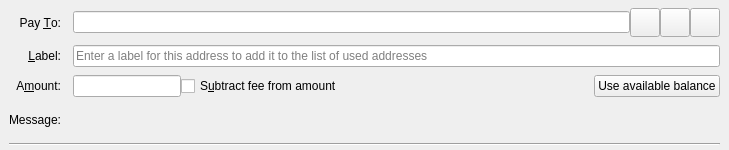
<?xml version="1.0" encoding="UTF-8"?>
<ui version="4.0">
 <class>SendCoinsEntry</class>
 <widget class="QStackedWidget" name="SendCoinsEntry">
  <property name="geometry">
   <rect>
    <x>0</x>
    <y>0</y>
    <width>729</width>
    <height>150</height>
   </rect>
  </property>
  <property name="focusPolicy">
   <enum>Qt::TabFocus</enum>
  </property>
  <property name="autoFillBackground">
   <bool>false</bool>
  </property>
  <widget class="QFrame" name="SendCoins">
   <property name="frameShape">
    <enum>QFrame::NoFrame</enum>
   </property>
   <layout class="QGridLayout" name="gridLayout">
    <property name="topMargin">
     <number>8</number>
    </property>
    <property name="bottomMargin">
     <number>4</number>
    </property>
    <property name="horizontalSpacing">
     <number>12</number>
    </property>
    <property name="verticalSpacing">
     <number>8</number>
    </property>
    <item row="0" column="0">
     <widget class="QLabel" name="payToLabel">
      <property name="text">
       <string>Pay &amp;To:</string>
      </property>
      <property name="alignment">
       <set>Qt::AlignRight|Qt::AlignTrailing|Qt::AlignVCenter</set>
      </property>
      <property name="buddy">
       <cstring>payTo</cstring>
      </property>
     </widget>
    </item>
    <item row="0" column="1">
     <layout class="QHBoxLayout" name="payToLayout">
      <property name="spacing">
       <number>0</number>
      </property>
      <item>
       <widget class="QValidatedLineEdit" name="payTo">
        <property name="toolTip">
         <string>The Melanin address to send the payment to</string>
        </property>
       </widget>
      </item>
      <item>
       <widget class="QToolButton" name="addressBookButton">
        <property name="toolTip">
         <string>Choose previously used address</string>
        </property>
        <property name="text">
         <string/>
        </property>
        <property name="icon">
         <iconset resource="../bitcoin.qrc">
          <normaloff>:/icons/address-book</normaloff>:/icons/address-book</iconset>
        </property>
        <property name="iconSize">
         <size>
          <width>22</width>
          <height>22</height>
         </size>
        </property>
        <property name="shortcut">
         <string>Alt+A</string>
        </property>
       </widget>
      </item>
      <item>
       <widget class="QToolButton" name="pasteButton">
        <property name="toolTip">
         <string>Paste address from clipboard</string>
        </property>
        <property name="text">
         <string/>
        </property>
        <property name="icon">
         <iconset resource="../bitcoin.qrc">
          <normaloff>:/icons/editpaste</normaloff>:/icons/editpaste</iconset>
        </property>
        <property name="iconSize">
         <size>
          <width>22</width>
          <height>22</height>
         </size>
        </property>
        <property name="shortcut">
         <string>Alt+P</string>
        </property>
       </widget>
      </item>
      <item>
       <widget class="QToolButton" name="deleteButton">
        <property name="toolTip">
         <string>Remove this entry</string>
        </property>
        <property name="text">
         <string/>
        </property>
        <property name="icon">
         <iconset resource="../bitcoin.qrc">
          <normaloff>:/icons/remove</normaloff>:/icons/remove</iconset>
        </property>
        <property name="iconSize">
         <size>
          <width>22</width>
          <height>22</height>
         </size>
        </property>
       </widget>
      </item>
     </layout>
    </item>
    <item row="1" column="0">
     <widget class="QLabel" name="labellLabel">
      <property name="text">
       <string>&amp;Label:</string>
      </property>
      <property name="alignment">
       <set>Qt::AlignRight|Qt::AlignTrailing|Qt::AlignVCenter</set>
      </property>
      <property name="buddy">
       <cstring>addAsLabel</cstring>
      </property>
     </widget>
    </item>
    <item row="1" column="1">
     <widget class="QLineEdit" name="addAsLabel">
      <property name="toolTip">
       <string>Enter a label for this address to add it to the list of used addresses</string>
      </property>
      <property name="placeholderText">
       <string>Enter a label for this address to add it to the list of used addresses</string>
      </property>
     </widget>
    </item>
    <item row="2" column="0">
     <widget class="QLabel" name="amountLabel">
      <property name="text">
       <string>A&amp;mount:</string>
      </property>
      <property name="alignment">
       <set>Qt::AlignRight|Qt::AlignTrailing|Qt::AlignVCenter</set>
      </property>
      <property name="buddy">
       <cstring>payAmount</cstring>
      </property>
     </widget>
    </item>
    <item row="2" column="1">
     <layout class="QHBoxLayout" name="horizontalLayoutAmount" stretch="0,1,0">
      <item>
       <widget class="BitcoinAmountField" name="payAmount">
         <property name="toolTip">
          <string>The amount to send in the selected unit</string>
         </property>
       </widget>
      </item>
      <item>
       <widget class="QCheckBox" name="checkboxSubtractFeeFromAmount">
        <property name="toolTip">
         <string>The fee will be deducted from the amount being sent. The recipient will receive less melanins than you enter in the amount field. If multiple recipients are selected, the fee is split equally.</string>
        </property>
        <property name="text">
         <string>S&amp;ubtract fee from amount</string>
        </property>
       </widget>
      </item>
      <item>
       <widget class="QPushButton" name="useAvailableBalanceButton">
        <property name="text">
         <string>Use available balance</string>
        </property>
       </widget>
      </item>
     </layout>
    </item>
    <item row="3" column="0">
     <widget class="QLabel" name="messageLabel">
      <property name="text">
       <string>Message:</string>
      </property>
      <property name="alignment">
       <set>Qt::AlignRight|Qt::AlignTrailing|Qt::AlignVCenter</set>
      </property>
     </widget>
    </item>
    <item row="3" column="1">
     <widget class="QLabel" name="messageTextLabel">
      <property name="toolTip">
       <string>A message that was attached to the melanin: URI which will be stored with the transaction for your reference. Note: This message will not be sent over the Melanin network.</string>
      </property>
      <property name="textFormat">
       <enum>Qt::PlainText</enum>
      </property>
     </widget>
    </item>
    <item row="4" column="0" colspan="2">
     <widget class="Line" name="line">
      <property name="orientation">
       <enum>Qt::Horizontal</enum>
      </property>
     </widget>
    </item>
   </layout>
  </widget>
  <widget class="QFrame" name="SendCoins_UnauthenticatedPaymentRequest">
   <property name="palette">
    <palette>
     <active>
      <colorrole role="WindowText">
       <brush brushstyle="SolidPattern">
        <color alpha="255">
         <red>0</red>
         <green>0</green>
         <blue>0</blue>
        </color>
       </brush>
      </colorrole>
      <colorrole role="Button">
       <brush brushstyle="SolidPattern">
        <color alpha="255">
         <red>255</red>
         <green>255</green>
         <blue>127</blue>
        </color>
       </brush>
      </colorrole>
      <colorrole role="Light">
       <brush brushstyle="SolidPattern">
        <color alpha="255">
         <red>255</red>
         <green>255</green>
         <blue>255</blue>
        </color>
       </brush>
      </colorrole>
      <colorrole role="Midlight">
       <brush brushstyle="SolidPattern">
        <color alpha="255">
         <red>255</red>
         <green>255</green>
         <blue>191</blue>
        </color>
       </brush>
      </colorrole>
      <colorrole role="Dark">
       <brush brushstyle="SolidPattern">
        <color alpha="255">
         <red>127</red>
         <green>127</green>
         <blue>63</blue>
        </color>
       </brush>
      </colorrole>
      <colorrole role="Mid">
       <brush brushstyle="SolidPattern">
        <color alpha="255">
         <red>170</red>
         <green>170</green>
         <blue>84</blue>
        </color>
       </brush>
      </colorrole>
      <colorrole role="Text">
       <brush brushstyle="SolidPattern">
        <color alpha="255">
         <red>0</red>
         <green>0</green>
         <blue>0</blue>
        </color>
       </brush>
      </colorrole>
      <colorrole role="BrightText">
       <brush brushstyle="SolidPattern">
        <color alpha="255">
         <red>255</red>
         <green>255</green>
         <blue>255</blue>
        </color>
       </brush>
      </colorrole>
      <colorrole role="ButtonText">
       <brush brushstyle="SolidPattern">
        <color alpha="255">
         <red>0</red>
         <green>0</green>
         <blue>0</blue>
        </color>
       </brush>
      </colorrole>
      <colorrole role="Base">
       <brush brushstyle="SolidPattern">
        <color alpha="255">
         <red>255</red>
         <green>255</green>
         <blue>255</blue>
        </color>
       </brush>
      </colorrole>
      <colorrole role="Window">
       <brush brushstyle="SolidPattern">
        <color alpha="255">
         <red>255</red>
         <green>255</green>
         <blue>127</blue>
        </color>
       </brush>
      </colorrole>
      <colorrole role="Shadow">
       <brush brushstyle="SolidPattern">
        <color alpha="255">
         <red>0</red>
         <green>0</green>
         <blue>0</blue>
        </color>
       </brush>
      </colorrole>
      <colorrole role="AlternateBase">
       <brush brushstyle="SolidPattern">
        <color alpha="255">
         <red>255</red>
         <green>255</green>
         <blue>191</blue>
        </color>
       </brush>
      </colorrole>
      <colorrole role="ToolTipBase">
       <brush brushstyle="SolidPattern">
        <color alpha="255">
         <red>255</red>
         <green>255</green>
         <blue>220</blue>
        </color>
       </brush>
      </colorrole>
      <colorrole role="ToolTipText">
       <brush brushstyle="SolidPattern">
        <color alpha="255">
         <red>0</red>
         <green>0</green>
         <blue>0</blue>
        </color>
       </brush>
      </colorrole>
     </active>
     <inactive>
      <colorrole role="WindowText">
       <brush brushstyle="SolidPattern">
        <color alpha="255">
         <red>0</red>
         <green>0</green>
         <blue>0</blue>
        </color>
       </brush>
      </colorrole>
      <colorrole role="Button">
       <brush brushstyle="SolidPattern">
        <color alpha="255">
         <red>255</red>
         <green>255</green>
         <blue>127</blue>
        </color>
       </brush>
      </colorrole>
      <colorrole role="Light">
       <brush brushstyle="SolidPattern">
        <color alpha="255">
         <red>255</red>
         <green>255</green>
         <blue>255</blue>
        </color>
       </brush>
      </colorrole>
      <colorrole role="Midlight">
       <brush brushstyle="SolidPattern">
        <color alpha="255">
         <red>255</red>
         <green>255</green>
         <blue>191</blue>
        </color>
       </brush>
      </colorrole>
      <colorrole role="Dark">
       <brush brushstyle="SolidPattern">
        <color alpha="255">
         <red>127</red>
         <green>127</green>
         <blue>63</blue>
        </color>
       </brush>
      </colorrole>
      <colorrole role="Mid">
       <brush brushstyle="SolidPattern">
        <color alpha="255">
         <red>170</red>
         <green>170</green>
         <blue>84</blue>
        </color>
       </brush>
      </colorrole>
      <colorrole role="Text">
       <brush brushstyle="SolidPattern">
        <color alpha="255">
         <red>0</red>
         <green>0</green>
         <blue>0</blue>
        </color>
       </brush>
      </colorrole>
      <colorrole role="BrightText">
       <brush brushstyle="SolidPattern">
        <color alpha="255">
         <red>255</red>
         <green>255</green>
         <blue>255</blue>
        </color>
       </brush>
      </colorrole>
      <colorrole role="ButtonText">
       <brush brushstyle="SolidPattern">
        <color alpha="255">
         <red>0</red>
         <green>0</green>
         <blue>0</blue>
        </color>
       </brush>
      </colorrole>
      <colorrole role="Base">
       <brush brushstyle="SolidPattern">
        <color alpha="255">
         <red>255</red>
         <green>255</green>
         <blue>255</blue>
        </color>
       </brush>
      </colorrole>
      <colorrole role="Window">
       <brush brushstyle="SolidPattern">
        <color alpha="255">
         <red>255</red>
         <green>255</green>
         <blue>127</blue>
        </color>
       </brush>
      </colorrole>
      <colorrole role="Shadow">
       <brush brushstyle="SolidPattern">
        <color alpha="255">
         <red>0</red>
         <green>0</green>
         <blue>0</blue>
        </color>
       </brush>
      </colorrole>
      <colorrole role="AlternateBase">
       <brush brushstyle="SolidPattern">
        <color alpha="255">
         <red>255</red>
         <green>255</green>
         <blue>191</blue>
        </color>
       </brush>
      </colorrole>
      <colorrole role="ToolTipBase">
       <brush brushstyle="SolidPattern">
        <color alpha="255">
         <red>255</red>
         <green>255</green>
         <blue>220</blue>
        </color>
       </brush>
      </colorrole>
      <colorrole role="ToolTipText">
       <brush brushstyle="SolidPattern">
        <color alpha="255">
         <red>0</red>
         <green>0</green>
         <blue>0</blue>
        </color>
       </brush>
      </colorrole>
     </inactive>
     <disabled>
      <colorrole role="WindowText">
       <brush brushstyle="SolidPattern">
        <color alpha="255">
         <red>127</red>
         <green>127</green>
         <blue>63</blue>
        </color>
       </brush>
      </colorrole>
      <colorrole role="Button">
       <brush brushstyle="SolidPattern">
        <color alpha="255">
         <red>255</red>
         <green>255</green>
         <blue>127</blue>
        </color>
       </brush>
      </colorrole>
      <colorrole role="Light">
       <brush brushstyle="SolidPattern">
        <color alpha="255">
         <red>255</red>
         <green>255</green>
         <blue>255</blue>
        </color>
       </brush>
      </colorrole>
      <colorrole role="Midlight">
       <brush brushstyle="SolidPattern">
        <color alpha="255">
         <red>255</red>
         <green>255</green>
         <blue>191</blue>
        </color>
       </brush>
      </colorrole>
      <colorrole role="Dark">
       <brush brushstyle="SolidPattern">
        <color alpha="255">
         <red>127</red>
         <green>127</green>
         <blue>63</blue>
        </color>
       </brush>
      </colorrole>
      <colorrole role="Mid">
       <brush brushstyle="SolidPattern">
        <color alpha="255">
         <red>170</red>
         <green>170</green>
         <blue>84</blue>
        </color>
       </brush>
      </colorrole>
      <colorrole role="Text">
       <brush brushstyle="SolidPattern">
        <color alpha="255">
         <red>127</red>
         <green>127</green>
         <blue>63</blue>
        </color>
       </brush>
      </colorrole>
      <colorrole role="BrightText">
       <brush brushstyle="SolidPattern">
        <color alpha="255">
         <red>255</red>
         <green>255</green>
         <blue>255</blue>
        </color>
       </brush>
      </colorrole>
      <colorrole role="ButtonText">
       <brush brushstyle="SolidPattern">
        <color alpha="255">
         <red>127</red>
         <green>127</green>
         <blue>63</blue>
        </color>
       </brush>
      </colorrole>
      <colorrole role="Base">
       <brush brushstyle="SolidPattern">
        <color alpha="255">
         <red>255</red>
         <green>255</green>
         <blue>127</blue>
        </color>
       </brush>
      </colorrole>
      <colorrole role="Window">
       <brush brushstyle="SolidPattern">
        <color alpha="255">
         <red>255</red>
         <green>255</green>
         <blue>127</blue>
        </color>
       </brush>
      </colorrole>
      <colorrole role="Shadow">
       <brush brushstyle="SolidPattern">
        <color alpha="255">
         <red>0</red>
         <green>0</green>
         <blue>0</blue>
        </color>
       </brush>
      </colorrole>
      <colorrole role="AlternateBase">
       <brush brushstyle="SolidPattern">
        <color alpha="255">
         <red>255</red>
         <green>255</green>
         <blue>127</blue>
        </color>
       </brush>
      </colorrole>
      <colorrole role="ToolTipBase">
       <brush brushstyle="SolidPattern">
        <color alpha="255">
         <red>255</red>
         <green>255</green>
         <blue>220</blue>
        </color>
       </brush>
      </colorrole>
      <colorrole role="ToolTipText">
       <brush brushstyle="SolidPattern">
        <color alpha="255">
         <red>0</red>
         <green>0</green>
         <blue>0</blue>
        </color>
       </brush>
      </colorrole>
     </disabled>
    </palette>
   </property>
   <property name="toolTip">
    <string>This is an unauthenticated payment request.</string>
   </property>
   <property name="autoFillBackground">
    <bool>true</bool>
   </property>
   <property name="frameShape">
    <enum>QFrame::NoFrame</enum>
   </property>
   <layout class="QGridLayout" name="gridLayout_is">
    <property name="spacing">
     <number>12</number>
    </property>
    <item row="0" column="0">
     <widget class="QLabel" name="payToLabel_is">
      <property name="text">
       <string>Pay To:</string>
      </property>
      <property name="alignment">
       <set>Qt::AlignRight|Qt::AlignTrailing|Qt::AlignVCenter</set>
      </property>
     </widget>
    </item>
    <item row="0" column="1">
     <layout class="QHBoxLayout" name="payToLayout_is">
      <property name="spacing">
       <number>0</number>
      </property>
      <item>
       <widget class="QLabel" name="payTo_is"/>
      </item>
      <item>
       <widget class="QToolButton" name="deleteButton_is">
        <property name="toolTip">
         <string>Remove this entry</string>
        </property>
        <property name="text">
         <string/>
        </property>
        <property name="icon">
         <iconset resource="../bitcoin.qrc">
          <normaloff>:/icons/remove</normaloff>:/icons/remove</iconset>
        </property>
       </widget>
      </item>
     </layout>
    </item>
    <item row="1" column="0">
     <widget class="QLabel" name="memoLabel_is">
      <property name="text">
       <string>Memo:</string>
      </property>
      <property name="alignment">
       <set>Qt::AlignRight|Qt::AlignTrailing|Qt::AlignVCenter</set>
      </property>
     </widget>
    </item>
    <item row="1" column="1">
     <widget class="QLabel" name="memoTextLabel_is">
      <property name="textFormat">
       <enum>Qt::PlainText</enum>
      </property>
     </widget>
    </item>
    <item row="2" column="0">
     <widget class="QLabel" name="amountLabel_is">
      <property name="text">
       <string>A&amp;mount:</string>
      </property>
      <property name="alignment">
       <set>Qt::AlignRight|Qt::AlignTrailing|Qt::AlignVCenter</set>
      </property>
      <property name="buddy">
       <cstring>payAmount_is</cstring>
      </property>
     </widget>
    </item>
    <item row="2" column="1">
     <widget class="BitcoinAmountField" name="payAmount_is">
      <property name="acceptDrops">
       <bool>false</bool>
      </property>
     </widget>
    </item>
   </layout>
  </widget>
  <widget class="QFrame" name="SendCoins_AuthenticatedPaymentRequest">
   <property name="palette">
    <palette>
     <active>
      <colorrole role="WindowText">
       <brush brushstyle="SolidPattern">
        <color alpha="255">
         <red>0</red>
         <green>0</green>
         <blue>0</blue>
        </color>
       </brush>
      </colorrole>
      <colorrole role="Button">
       <brush brushstyle="SolidPattern">
        <color alpha="255">
         <red>140</red>
         <green>232</green>
         <blue>119</blue>
        </color>
       </brush>
      </colorrole>
      <colorrole role="Light">
       <brush brushstyle="SolidPattern">
        <color alpha="255">
         <red>230</red>
         <green>255</green>
         <blue>224</blue>
        </color>
       </brush>
      </colorrole>
      <colorrole role="Midlight">
       <brush brushstyle="SolidPattern">
        <color alpha="255">
         <red>185</red>
         <green>243</green>
         <blue>171</blue>
        </color>
       </brush>
      </colorrole>
      <colorrole role="Dark">
       <brush brushstyle="SolidPattern">
        <color alpha="255">
         <red>70</red>
         <green>116</green>
         <blue>59</blue>
        </color>
       </brush>
      </colorrole>
      <colorrole role="Mid">
       <brush brushstyle="SolidPattern">
        <color alpha="255">
         <red>93</red>
         <green>155</green>
         <blue>79</blue>
        </color>
       </brush>
      </colorrole>
      <colorrole role="Text">
       <brush brushstyle="SolidPattern">
        <color alpha="255">
         <red>0</red>
         <green>0</green>
         <blue>0</blue>
        </color>
       </brush>
      </colorrole>
      <colorrole role="BrightText">
       <brush brushstyle="SolidPattern">
        <color alpha="255">
         <red>155</red>
         <green>255</green>
         <blue>147</blue>
        </color>
       </brush>
      </colorrole>
      <colorrole role="ButtonText">
       <brush brushstyle="SolidPattern">
        <color alpha="255">
         <red>0</red>
         <green>0</green>
         <blue>0</blue>
        </color>
       </brush>
      </colorrole>
      <colorrole role="Base">
       <brush brushstyle="SolidPattern">
        <color alpha="255">
         <red>119</red>
         <green>255</green>
         <blue>233</blue>
        </color>
       </brush>
      </colorrole>
      <colorrole role="Window">
       <brush brushstyle="SolidPattern">
        <color alpha="255">
         <red>140</red>
         <green>232</green>
         <blue>119</blue>
        </color>
       </brush>
      </colorrole>
      <colorrole role="Shadow">
       <brush brushstyle="SolidPattern">
        <color alpha="255">
         <red>0</red>
         <green>0</green>
         <blue>0</blue>
        </color>
       </brush>
      </colorrole>
      <colorrole role="AlternateBase">
       <brush brushstyle="SolidPattern">
        <color alpha="255">
         <red>197</red>
         <green>243</green>
         <blue>187</blue>
        </color>
       </brush>
      </colorrole>
      <colorrole role="NoRole">
       <brush brushstyle="SolidPattern">
        <color alpha="255">
         <red>125</red>
         <green>194</green>
         <blue>122</blue>
        </color>
       </brush>
      </colorrole>
      <colorrole role="ToolTipBase">
       <brush brushstyle="SolidPattern">
        <color alpha="255">
         <red>255</red>
         <green>255</green>
         <blue>220</blue>
        </color>
       </brush>
      </colorrole>
      <colorrole role="ToolTipText">
       <brush brushstyle="SolidPattern">
        <color alpha="255">
         <red>0</red>
         <green>0</green>
         <blue>0</blue>
        </color>
       </brush>
      </colorrole>
     </active>
     <inactive>
      <colorrole role="WindowText">
       <brush brushstyle="SolidPattern">
        <color alpha="255">
         <red>0</red>
         <green>0</green>
         <blue>0</blue>
        </color>
       </brush>
      </colorrole>
      <colorrole role="Button">
       <brush brushstyle="SolidPattern">
        <color alpha="255">
         <red>140</red>
         <green>232</green>
         <blue>119</blue>
        </color>
       </brush>
      </colorrole>
      <colorrole role="Light">
       <brush brushstyle="SolidPattern">
        <color alpha="255">
         <red>230</red>
         <green>255</green>
         <blue>224</blue>
        </color>
       </brush>
      </colorrole>
      <colorrole role="Midlight">
       <brush brushstyle="SolidPattern">
        <color alpha="255">
         <red>185</red>
         <green>243</green>
         <blue>171</blue>
        </color>
       </brush>
      </colorrole>
      <colorrole role="Dark">
       <brush brushstyle="SolidPattern">
        <color alpha="255">
         <red>70</red>
         <green>116</green>
         <blue>59</blue>
        </color>
       </brush>
      </colorrole>
      <colorrole role="Mid">
       <brush brushstyle="SolidPattern">
        <color alpha="255">
         <red>93</red>
         <green>155</green>
         <blue>79</blue>
        </color>
       </brush>
      </colorrole>
      <colorrole role="Text">
       <brush brushstyle="SolidPattern">
        <color alpha="255">
         <red>0</red>
         <green>0</green>
         <blue>0</blue>
        </color>
       </brush>
      </colorrole>
      <colorrole role="BrightText">
       <brush brushstyle="SolidPattern">
        <color alpha="255">
         <red>155</red>
         <green>255</green>
         <blue>147</blue>
        </color>
       </brush>
      </colorrole>
      <colorrole role="ButtonText">
       <brush brushstyle="SolidPattern">
        <color alpha="255">
         <red>0</red>
         <green>0</green>
         <blue>0</blue>
        </color>
       </brush>
      </colorrole>
      <colorrole role="Base">
       <brush brushstyle="SolidPattern">
        <color alpha="255">
         <red>119</red>
         <green>255</green>
         <blue>233</blue>
        </color>
       </brush>
      </colorrole>
      <colorrole role="Window">
       <brush brushstyle="SolidPattern">
        <color alpha="255">
         <red>140</red>
         <green>232</green>
         <blue>119</blue>
        </color>
       </brush>
      </colorrole>
      <colorrole role="Shadow">
       <brush brushstyle="SolidPattern">
        <color alpha="255">
         <red>0</red>
         <green>0</green>
         <blue>0</blue>
        </color>
       </brush>
      </colorrole>
      <colorrole role="AlternateBase">
       <brush brushstyle="SolidPattern">
        <color alpha="255">
         <red>197</red>
         <green>243</green>
         <blue>187</blue>
        </color>
       </brush>
      </colorrole>
      <colorrole role="NoRole">
       <brush brushstyle="SolidPattern">
        <color alpha="255">
         <red>125</red>
         <green>194</green>
         <blue>122</blue>
        </color>
       </brush>
      </colorrole>
      <colorrole role="ToolTipBase">
       <brush brushstyle="SolidPattern">
        <color alpha="255">
         <red>255</red>
         <green>255</green>
         <blue>220</blue>
        </color>
       </brush>
      </colorrole>
      <colorrole role="ToolTipText">
       <brush brushstyle="SolidPattern">
        <color alpha="255">
         <red>0</red>
         <green>0</green>
         <blue>0</blue>
        </color>
       </brush>
      </colorrole>
     </inactive>
     <disabled>
      <colorrole role="WindowText">
       <brush brushstyle="SolidPattern">
        <color alpha="255">
         <red>70</red>
         <green>116</green>
         <blue>59</blue>
        </color>
       </brush>
      </colorrole>
      <colorrole role="Button">
       <brush brushstyle="SolidPattern">
        <color alpha="255">
         <red>140</red>
         <green>232</green>
         <blue>119</blue>
        </color>
       </brush>
      </colorrole>
      <colorrole role="Light">
       <brush brushstyle="SolidPattern">
        <color alpha="255">
         <red>230</red>
         <green>255</green>
         <blue>224</blue>
        </color>
       </brush>
      </colorrole>
      <colorrole role="Midlight">
       <brush brushstyle="SolidPattern">
        <color alpha="255">
         <red>185</red>
         <green>243</green>
         <blue>171</blue>
        </color>
       </brush>
      </colorrole>
      <colorrole role="Dark">
       <brush brushstyle="SolidPattern">
        <color alpha="255">
         <red>70</red>
         <green>116</green>
         <blue>59</blue>
        </color>
       </brush>
      </colorrole>
      <colorrole role="Mid">
       <brush brushstyle="SolidPattern">
        <color alpha="255">
         <red>93</red>
         <green>155</green>
         <blue>79</blue>
        </color>
       </brush>
      </colorrole>
      <colorrole role="Text">
       <brush brushstyle="SolidPattern">
        <color alpha="255">
         <red>70</red>
         <green>116</green>
         <blue>59</blue>
        </color>
       </brush>
      </colorrole>
      <colorrole role="BrightText">
       <brush brushstyle="SolidPattern">
        <color alpha="255">
         <red>155</red>
         <green>255</green>
         <blue>147</blue>
        </color>
       </brush>
      </colorrole>
      <colorrole role="ButtonText">
       <brush brushstyle="SolidPattern">
        <color alpha="255">
         <red>70</red>
         <green>116</green>
         <blue>59</blue>
        </color>
       </brush>
      </colorrole>
      <colorrole role="Base">
       <brush brushstyle="SolidPattern">
        <color alpha="255">
         <red>140</red>
         <green>232</green>
         <blue>119</blue>
        </color>
       </brush>
      </colorrole>
      <colorrole role="Window">
       <brush brushstyle="SolidPattern">
        <color alpha="255">
         <red>140</red>
         <green>232</green>
         <blue>119</blue>
        </color>
       </brush>
      </colorrole>
      <colorrole role="Shadow">
       <brush brushstyle="SolidPattern">
        <color alpha="255">
         <red>0</red>
         <green>0</green>
         <blue>0</blue>
        </color>
       </brush>
      </colorrole>
      <colorrole role="AlternateBase">
       <brush brushstyle="SolidPattern">
        <color alpha="255">
         <red>140</red>
         <green>232</green>
         <blue>119</blue>
        </color>
       </brush>
      </colorrole>
      <colorrole role="NoRole">
       <brush brushstyle="SolidPattern">
        <color alpha="255">
         <red>125</red>
         <green>194</green>
         <blue>122</blue>
        </color>
       </brush>
      </colorrole>
      <colorrole role="ToolTipBase">
       <brush brushstyle="SolidPattern">
        <color alpha="255">
         <red>255</red>
         <green>255</green>
         <blue>220</blue>
        </color>
       </brush>
      </colorrole>
      <colorrole role="ToolTipText">
       <brush brushstyle="SolidPattern">
        <color alpha="255">
         <red>0</red>
         <green>0</green>
         <blue>0</blue>
        </color>
       </brush>
      </colorrole>
     </disabled>
    </palette>
   </property>
   <property name="toolTip">
    <string>This is an authenticated payment request.</string>
   </property>
   <property name="autoFillBackground">
    <bool>true</bool>
   </property>
   <property name="frameShape">
    <enum>QFrame::NoFrame</enum>
   </property>
   <layout class="QGridLayout" name="gridLayout_s">
    <property name="spacing">
     <number>12</number>
    </property>
    <item row="0" column="0">
     <widget class="QLabel" name="payToLabel_s">
      <property name="text">
       <string>Pay To:</string>
      </property>
      <property name="alignment">
       <set>Qt::AlignRight|Qt::AlignTrailing|Qt::AlignVCenter</set>
      </property>
     </widget>
    </item>
    <item row="0" column="1">
     <layout class="QHBoxLayout" name="payToLayout_s">
      <property name="spacing">
       <number>0</number>
      </property>
      <item>
       <widget class="QLabel" name="payTo_s">
        <property name="textFormat">
         <enum>Qt::PlainText</enum>
        </property>
       </widget>
      </item>
      <item>
       <widget class="QToolButton" name="deleteButton_s">
        <property name="toolTip">
         <string>Remove this entry</string>
        </property>
        <property name="text">
         <string/>
        </property>
        <property name="icon">
         <iconset resource="../bitcoin.qrc">
          <normaloff>:/icons/remove</normaloff>:/icons/remove</iconset>
        </property>
       </widget>
      </item>
     </layout>
    </item>
    <item row="1" column="0">
     <widget class="QLabel" name="memoLabel_s">
      <property name="text">
       <string>Memo:</string>
      </property>
      <property name="alignment">
       <set>Qt::AlignRight|Qt::AlignTrailing|Qt::AlignVCenter</set>
      </property>
     </widget>
    </item>
    <item row="1" column="1">
     <widget class="QLabel" name="memoTextLabel_s">
      <property name="textFormat">
       <enum>Qt::PlainText</enum>
      </property>
     </widget>
    </item>
    <item row="2" column="0">
     <widget class="QLabel" name="amountLabel_s">
      <property name="text">
       <string>A&amp;mount:</string>
      </property>
      <property name="alignment">
       <set>Qt::AlignRight|Qt::AlignTrailing|Qt::AlignVCenter</set>
      </property>
      <property name="buddy">
       <cstring>payAmount_s</cstring>
      </property>
     </widget>
    </item>
    <item row="2" column="1">
     <widget class="BitcoinAmountField" name="payAmount_s">
      <property name="acceptDrops">
       <bool>false</bool>
      </property>
     </widget>
    </item>
   </layout>
  </widget>
 </widget>
 <customwidgets>
  <customwidget>
   <class>QValidatedLineEdit</class>
   <extends>QLineEdit</extends>
   <header>qt/qvalidatedlineedit.h</header>
  </customwidget>
  <customwidget>
   <class>BitcoinAmountField</class>
   <extends>QLineEdit</extends>
   <header>qt/bitcoinamountfield.h</header>
  </customwidget>
 </customwidgets>
 <tabstops>
  <tabstop>payTo</tabstop>
  <tabstop>addressBookButton</tabstop>
  <tabstop>pasteButton</tabstop>
  <tabstop>deleteButton</tabstop>
  <tabstop>addAsLabel</tabstop>
  <tabstop>payAmount</tabstop>
  <tabstop>payAmount_is</tabstop>
  <tabstop>deleteButton_is</tabstop>
  <tabstop>payAmount_s</tabstop>
  <tabstop>deleteButton_s</tabstop>
 </tabstops>
 <resources>
  <include location="../bitcoin.qrc"/>
 </resources>
 <connections/>
</ui>
